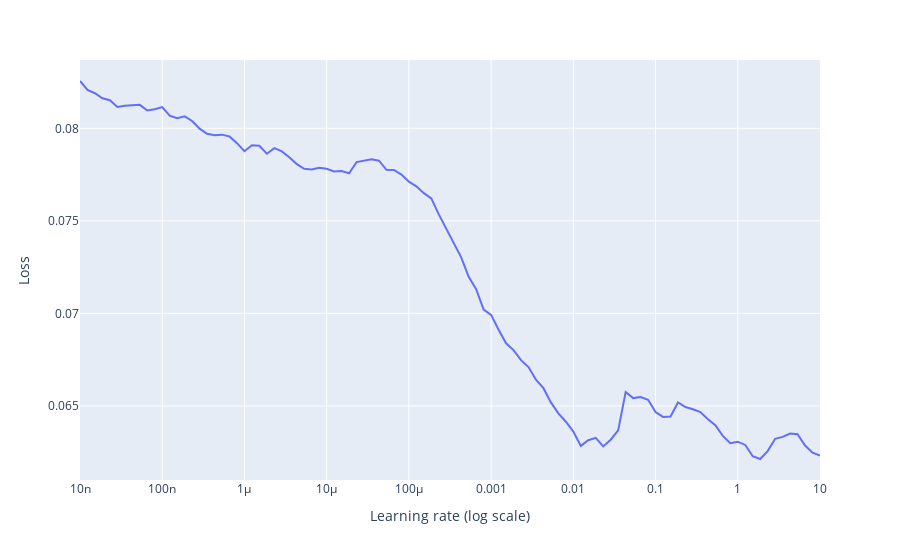

The notebook cell this image was saved under:
### Code cell
fig = px.line(x=lrs, y=losses, log_x=True,
    labels={
        "x": "Learning rate (log scale)",
        "y": "Loss"
    })
fig
